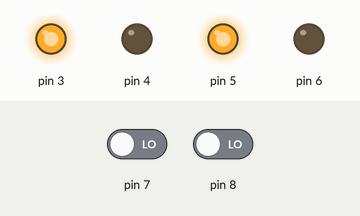
This sketch was run on a simulated Arduino Uno, built with avr-gcc and run on an emulated ATmega328P. Shown: output pins drawn as LEDs (lit = HIGH). The inputs (shaded band) are chosen by the test bench; at power-on: pin 7 LOW, pin 8 LOW. What the sketch prints to the serial monitor is not drawn.

Above: at 1.2 s.
1.3 s: pin 7 driven HIGH and pin 8 driven HIGH
At 2.5 s:
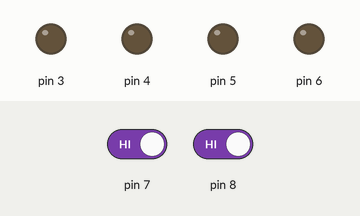
2.8 s: pin 7 driven LOW
At 3.8 s:
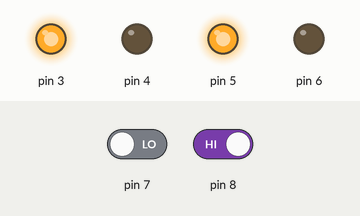
4.3 s: pin 7 driven HIGH
At 4.8 s:
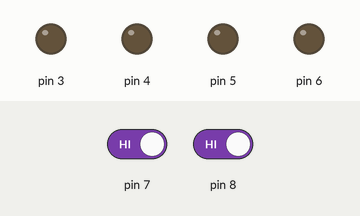
Timing chart, 0 to 7.3 s (numbered marks = the images above; inputs shaded):
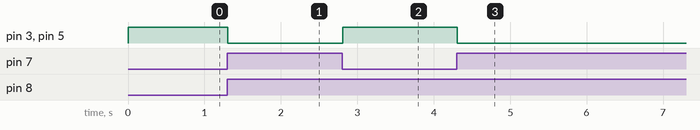

The sketch:

sketch_jun23change.ino
```cpp
void setup() {

//For IR//
pinMode(7,INPUT);
pinMode(8,INPUT);
Serial.begin(9600);

  // FOR LEFT MOTOR//
  pinMode(3,OUTPUT);
  pinMode(4,OUTPUT);
  //FOR RIGHT MOTOR//
  pinMode(5,OUTPUT);
  pinMode(6,OUTPUT);

}

void loop() {
  // FOR FORWADR//
  //FOR LEFT MOTOR//
  int a=digitalRead(7);
  int b=digitalRead(8);
  Serial.print(a);
  Serial.println(b);

  if(a==1&&b==1)
  {
    digitalWrite(3,0);
    digitalWrite(4,0);
    //for right motor//
    digitalWrite(5,0);
    digitalWrite(6,0);
  }
  else
{
  digitalWrite(3,HIGH);
digitalWrite(4,LOW);
 // FOR RIGHT MOTOR//
 digitalWrite(5,HIGH);
 digitalWrite(6,LOW);
}
}
```

Measured:
- after the input at 1.3 s, pin 3, pin 5: HIGH → LOW at once
- after the input at 2.8 s, pin 3, pin 5: LOW → HIGH at once
- after the input at 4.3 s, pin 3, pin 5: HIGH → LOW at once
